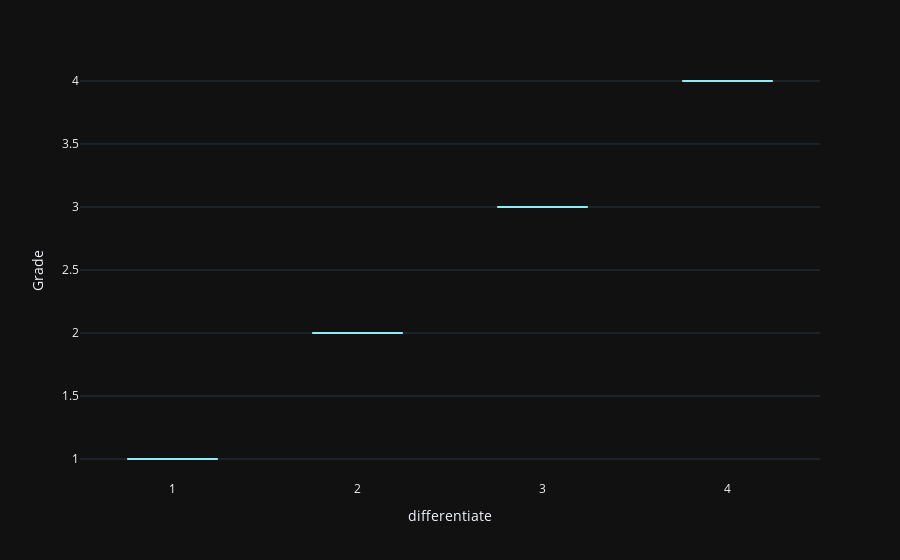

Source (notebook cell):
### Code cell
fig = px.box(
    df_bc,
    x="differentiate",
    y="Grade",
    color_discrete_sequence=COLORS,
    template="plotly_dark")

fig.show()

### Figure 1 — Plotly figure (JSON) as saved in the notebook; plotly's stock layout.template omitted (floating-point values rounded to 4 significant figures; data arrays with more than 128 entries replaced by an {"elided": "..."} marker saying what was removed)
{"data": [{"alignmentgroup": "True", "hovertemplate": "differentiate=%{x}<br>Grade=%{y}<extra></extra>", "legendgroup": "", "marker": {"color": "#8eecf5"}, "name": "", "notched": false, "offsetgroup": "", "orientation": "v", "showlegend": false, "type": "box", "x": {"elided": "4024 int values"}, "x0": " ", "xaxis": "x", "y": {"elided": "4024 int values"}, "y0": " ", "yaxis": "y"}], "layout": {"boxmode": "group", "legend": {"tracegroupgap": 0}, "margin": {"t": 60}, "xaxis": {"anchor": "y", "domain": [0, 1], "title": {"text": "differentiate"}}, "yaxis": {"anchor": "x", "domain": [0, 1], "title": {"text": "Grade"}}}}
